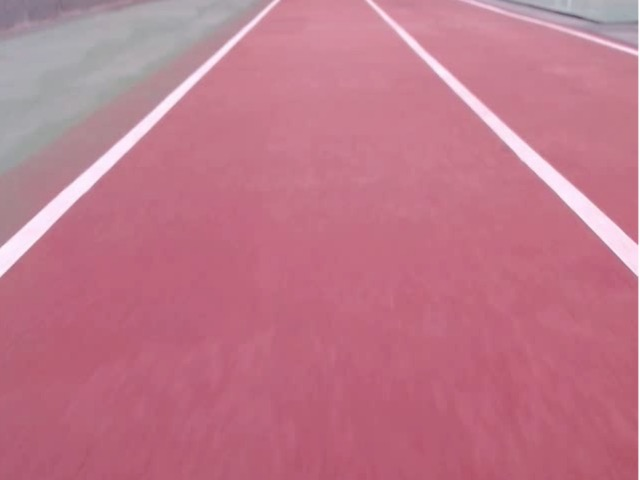
#> input picture img/cam_img.jpg, 640 x 480 px, given in place of ex3.mp4, which was not available
$ python 16-add_hls.py
#> lines starting #> are read from the running program, lines starting #| are printed output that depends on the picture; after the words box and inside, x2 and y2 are one past the last pixel; in counts of white or black regions, pixels touching at a corner belong together; pictures that were not available may be replaced by others from this repository, and a replacement may not be noted
### opencv/image_processing.py
import cv2
import numpy as np


def hough_lines(img, threshold, min_line_len, max_line_gap, rho=1, theta=np.pi / 180):
    lines = cv2.HoughLinesP(img, rho, theta, threshold, minLineLength=min_line_len, maxLineGap=max_line_gap)

    return lines


def region_of_interest(img, size, flag, color3=(255, 255, 255), color1=255):
    height, width = size

    # 좌하, 좌상, 우상, 우하
    roi_area = {
        "left": [
            (80, height / 2 + 150), (width / 2 - 190, 100), (width / 2 - 60, 100), (width / 2 - 60, height / 2 + 150)
        ],
        "right": [
            (width / 2 + 40, height / 2 + 150), (width / 2 + 40, 100), (width / 2 + 170, 100),
            (width - 100, height / 2 + 150)
        ]
    }

    vertices = np.array([roi_area[flag]], dtype=np.int32)

    mask = np.zeros_like(img)

    if len(img.shape) > 2:
        color = color3
    else:
        color = color1

    cv2.fillPoly(mask, vertices, color)

    ROI_image = cv2.bitwise_and(img, mask)
    return ROI_image


def find_edges(img, thresh, maxval, low_threshold, high_threshold, type=cv2.THRESH_BINARY):
    ret, thr = cv2.threshold(img, thresh, maxval, type)
    canny = cv2.Canny(thr, low_threshold, high_threshold)
    return canny


def color_filter(image, gaussian_size=5, median_size=11):
    gray = cv2.cvtColor(image, cv2.COLOR_BGR2GRAY)
    blur = cv2.GaussianBlur(gray, (gaussian_size, gaussian_size), 0)
    median = cv2.medianBlur(blur, median_size)

    return median

### opencv/util.py
import cv2
import numpy as np
from image_processing import region_of_interest, hough_lines


def get_line(img):
    left_roi = region_of_interest(img, img.shape[:2], "left")
    right_roi = region_of_interest(img, img.shape[:2], "right")

    L_lines = np.squeeze(hough_lines(left_roi, 30, 10, 20))[:, None]
    R_lines = np.squeeze(hough_lines(right_roi, 30, 10, 20))[:, None]

    return L_lines, R_lines


def get_fitline(img, f_lines):
    lines = np.squeeze(f_lines)
    lines = lines.reshape(lines.shape[0] * 2, 2)

    rows, cols = img.shape[:2]
    # print(rows, cols)
    output = cv2.fitLine(lines, cv2.DIST_L2, 0, 0.01, 0.01)
    vx, vy, x, y = output[0], output[1], output[2], output[3]

    # [11 lines of commented-out code are left out]
    x1, y1 = int(np.squeeze(x - 50)), int(np.squeeze(y - (50 * vy / vx)))
    x2, y2 = int(np.squeeze(x + 50)), int(np.squeeze(y + (50 * vy / vx)))

    result = [x1, y1, x2, y2]

    return result


# [4 lines left out: function draw_lines, not called in this run]


def draw_fit_line(img, lines, color=[255, 0, 0], thickness=5):
    cv2.line(img, (lines[0], lines[1]), (lines[2], lines[3]), color, thickness)


def weighted_img(img, initial_img, α=0.3, β=1., λ=1.):
    return cv2.addWeighted(initial_img, α, img, β, λ)

### opencv/16-add_hls.py
import cv2
import numpy as np
from image_processing import color_filter, find_edges
from util import get_line, get_fitline, draw_lines, draw_fit_line, weighted_img

cap = cv2.VideoCapture("../video/ex3.mp4")

winname = "image"
cv2.namedWindow(winname)
cv2.moveWindow(winname, 50, 500)

while True:
    ret, img = cap.read()
#> img is the input picture: shape (480, 640, 3); mean B, G, R 138, 119, 191.4

    if img is None:
        break

    try:
        temp = np.zeros((img.shape[0], img.shape[1], 3), dtype=np.uint8)
        filtered = color_filter(img)
#> in color_filter, `gray = cv2.cvtColor(image, cv2.COLOR_BGR2GRAY)`:
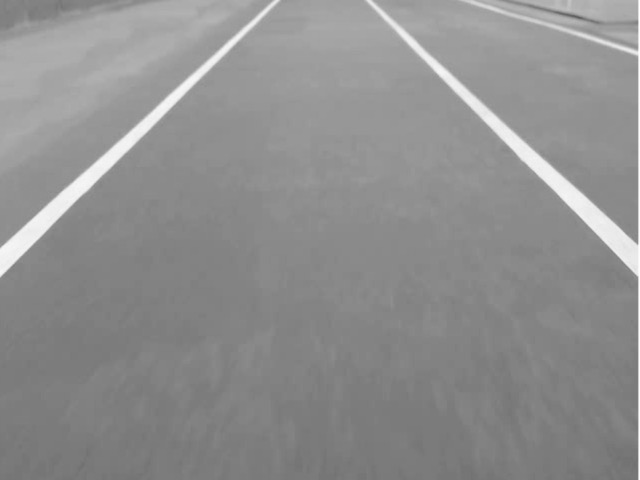
#> gray: shape (480, 640); min 93, max 255, mean 142.8
        edged = find_edges(filtered, 130, 255, 30, 350)
#> in find_edges, `ret, thr = cv2.threshold(img, thresh, maxval, type)`:
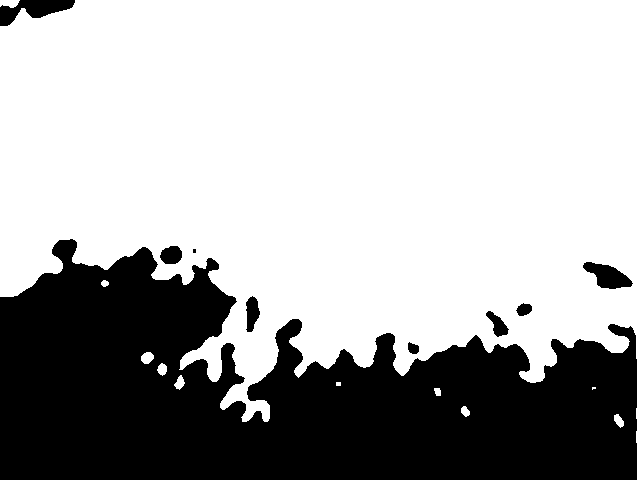
#> thr: shape (480, 640); 67.6% white; 9 black regions (1 under 20 px), largest, box (x1, y1, x2, y2) and area: (0, 239, 637, 480) 96669, (0, 0, 75, 26) 1016, (583, 262, 633, 289) 762
#> in find_edges, `ret, thr = cv2.threshold(img, thresh, maxval, type)`: ret = 130
#> in find_edges, `canny = cv2.Canny(thr, low_threshold, high_threshold)`:
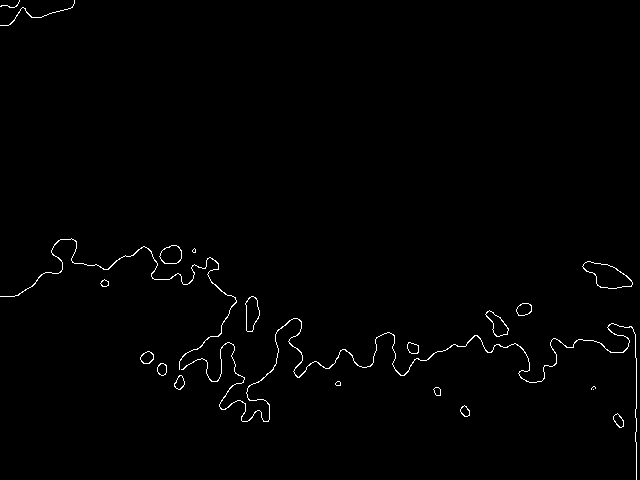
#> canny: shape (480, 640); 0.9% white in thin lines or dots

        L_lines, R_lines = get_line(edged)
#> in region_of_interest, `cv2.fillPoly(mask, vertices, color)`:
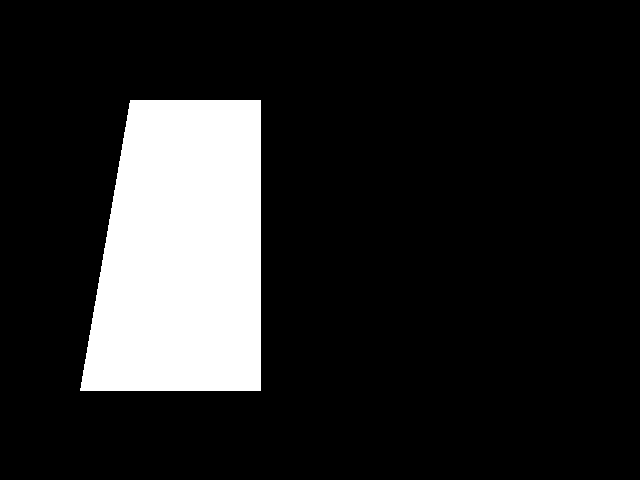
#> mask: shape (480, 640); 14.8% white; 1 white region, box (x1, y1, x2, y2) and area: (80, 100, 261, 391) 45396
#> in region_of_interest, `ROI_image = cv2.bitwise_and(img, mask)`:
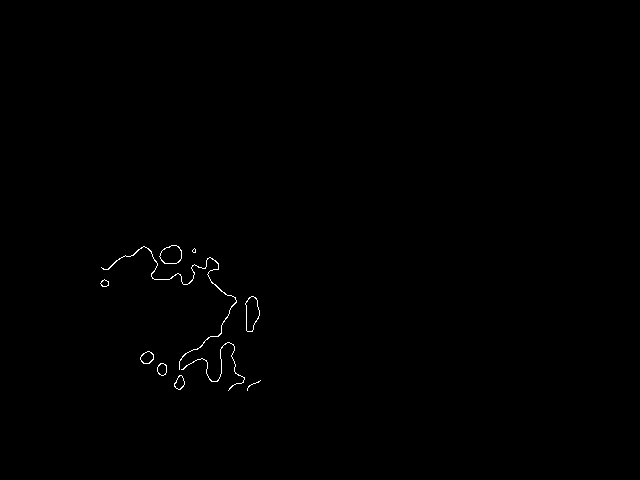
#> ROI_image: shape (480, 640); 0.29% white in thin lines or dots, all inside (x1, y1, x2, y2) = (100, 245, 261, 391)
#> call 2 of region_of_interest, with size = (480, 640), flag = 'right', color3 = (255, 255, 255), color1 = 255
#> in region_of_interest (call 2), `cv2.fillPoly(mask, vertices, color)`:
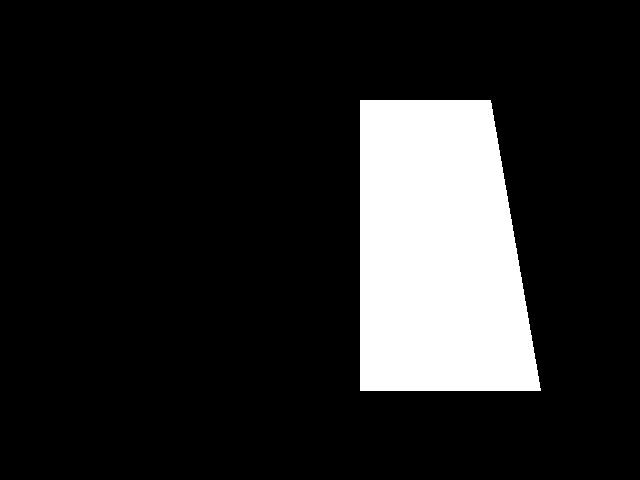
#> mask: shape (480, 640); 14.8% white; 1 white region, box (x1, y1, x2, y2) and area: (360, 100, 541, 391) 45396
#> in region_of_interest (call 2), `ROI_image = cv2.bitwise_and(img, mask)`:
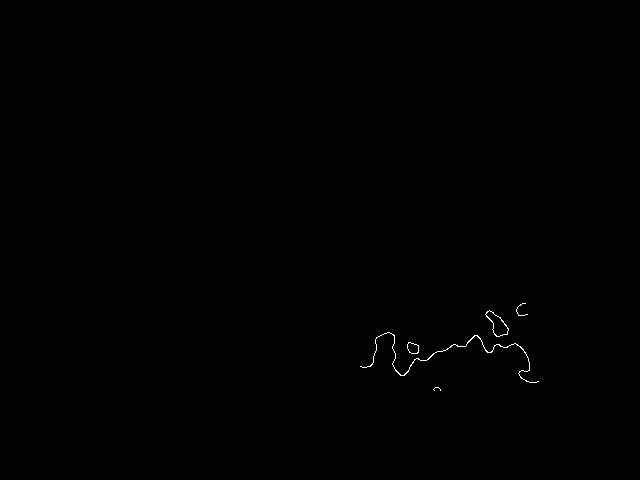
#> ROI_image: shape (480, 640); 0.16% white in thin lines or dots, all inside (x1, y1, x2, y2) = (360, 303, 539, 391)
#> in hough_lines, `lines = cv2.HoughLinesP(img, rho, theta, threshold, minLineLength=min_..`: lines = [[176, 245, 254, 323], [177, 378, 208, 337]]
#> in get_line, `R_lines = np.squeeze(hough_lines(right_roi, 30, 10, 20))[:, None]`: R_lines = [396, 371, 521, 315]
#> L_lines = [[176, 245, 254, 323], [177, 378, 208, 337]]; R_lines = [396, 371, 521, 315]
        left_fit_line = get_fitline(img, L_lines)
#> in get_fitline, `lines = np.squeeze(f_lines)`: lines = [[176, 245, 254, 323], [177, 378, 208, 337]]
#> in get_fitline, `lines = lines.reshape(lines.shape[0] * 2, 2)`: lines = [[176, 245], [254, 323], [177, 378], [208, 337]]
#> in get_fitline, `output = cv2.fitLine(lines, cv2.DIST_L2, 0, 0.01, 0.01)`: output = [0.139, 0.99, 203.8, 320.8]
#> in get_fitline, `vx, vy, x, y = output[0], output[1], output[2], output[3]`: vx = [0.139]; vy = [0.99]; x = [203.8]; y = [320.8]
#> in get_fitline, `x1, y1 = int(np.squeeze(x - 50)), int(np.squeeze(y - (50 * vy / vx)))`: x1 = 153; y1 = -35
#> in get_fitline, `x2, y2 = int(np.squeeze(x + 50)), int(np.squeeze(y + (50 * vy / vx)))`: x2 = 253; y2 = 676
#> in get_fitline, `result = [x1, y1, x2, y2]`: result = [153, -35, 253, 676]
#> left_fit_line = [153, -35, 253, 676]
        right_fit_line = get_fitline(img, R_lines)

        draw_lines(temp, L_lines, [0, 0, 255])
        draw_lines(temp, R_lines, [255, 0, 0])

        draw_fit_line(temp, left_fit_line, [0, 255, 0])
        draw_fit_line(temp, right_fit_line, [0, 255, 0])

        center_line = [
            int(np.mean([right_fit_line[2], left_fit_line[0]])),
            int(np.mean([right_fit_line[3], left_fit_line[1]])),
            int(np.mean([right_fit_line[0], left_fit_line[2]])),
            int(np.mean([right_fit_line[1], left_fit_line[3]]))
        ]
        print(left_fit_line, center_line, right_fit_line)
        draw_fit_line(temp, center_line, [0, 255, 0])
        result = weighted_img(temp, img)
    except:
        result = img

    cv2.imshow(winname, result)

    if cv2.waitKey(1) & 0xFF == ord("q"):
#> (key q is pressed here)
        break

cap.release()
cv2.destroyAllWindows()
